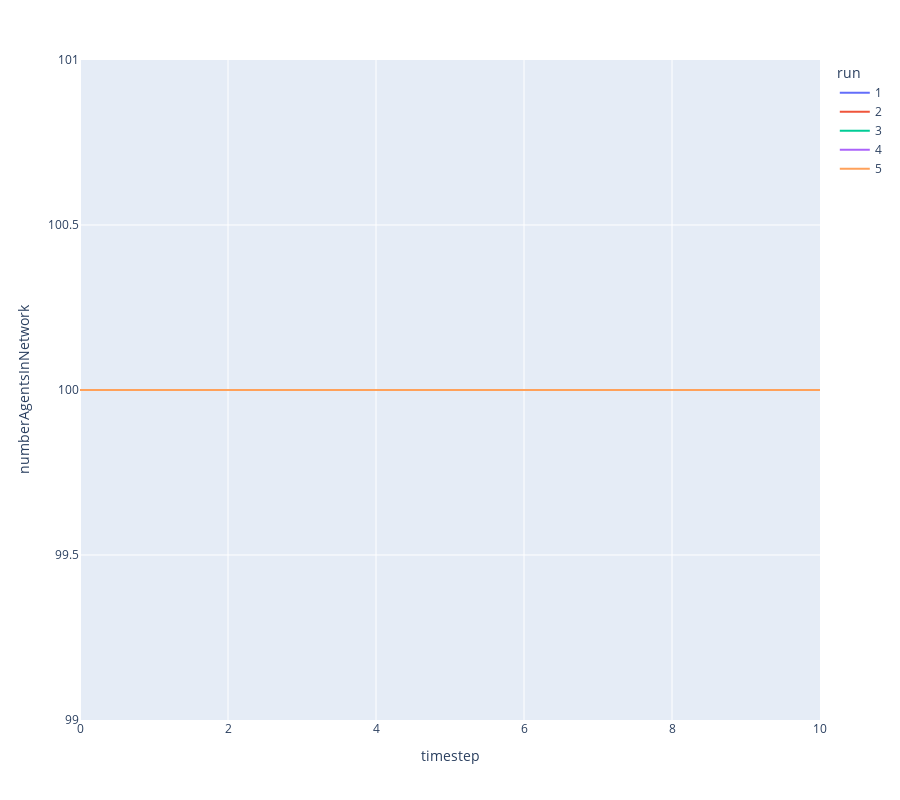

Here is the notebook cell this chart was saved with:
### Code cell
px.line(
    df,
    x='timestep',
    y='numberAgentsInNetwork',
    color='run', 
    height=800,
)

### Figure 1 — Plotly figure (JSON) as saved in the notebook; plotly's stock layout.template omitted (floating-point values rounded to 4 significant figures)
{"data": [{"hovertemplate": "run=1<br>timestep=%{x}<br>numberAgentsInNetwork=%{y}<extra></extra>", "legendgroup": "1", "line": {"color": "#636efa", "dash": "solid"}, "mode": "lines", "name": "1", "orientation": "v", "showlegend": true, "type": "scatter", "x": [0, 1, 1, 2, 2, 3, 3, 4, 4, 5, 5, 6, 6, 7, 7, 8, 8, 9, 9, 10, 10], "xaxis": "x", "y": [100, 100, 100, 100, 100, 100, 100, 100, 100, 100, 100, 100, 100, 100, 100, 100, 100, 100, 100, 100, 100], "yaxis": "y"}, {"hovertemplate": "run=2<br>timestep=%{x}<br>numberAgentsInNetwork=%{y}<extra></extra>", "legendgroup": "2", "line": {"color": "#EF553B", "dash": "solid"}, "mode": "lines", "name": "2", "orientation": "v", "showlegend": true, "type": "scatter", "x": [0, 1, 1, 2, 2, 3, 3, 4, 4, 5, 5, 6, 6, 7, 7, 8, 8, 9, 9, 10, 10], "xaxis": "x", "y": [100, 100, 100, 100, 100, 100, 100, 100, 100, 100, 100, 100, 100, 100, 100, 100, 100, 100, 100, 100, 100], "yaxis": "y"}, {"hovertemplate": "run=3<br>timestep=%{x}<br>numberAgentsInNetwork=%{y}<extra></extra>", "legendgroup": "3", "line": {"color": "#00cc96", "dash": "solid"}, "mode": "lines", "name": "3", "orientation": "v", "showlegend": true, "type": "scatter", "x": [0, 1, 1, 2, 2, 3, 3, 4, 4, 5, 5, 6, 6, 7, 7, 8, 8, 9, 9, 10, 10], "xaxis": "x", "y": [100, 100, 100, 100, 100, 100, 100, 100, 100, 100, 100, 100, 100, 100, 100, 100, 100, 100, 100, 100, 100], "yaxis": "y"}, {"hovertemplate": "run=4<br>timestep=%{x}<br>numberAgentsInNetwork=%{y}<extra></extra>", "legendgroup": "4", "line": {"color": "#ab63fa", "dash": "solid"}, "mode": "lines", "name": "4", "orientation": "v", "showlegend": true, "type": "scatter", "x": [0, 1, 1, 2, 2, 3, 3, 4, 4, 5, 5, 6, 6, 7, 7, 8, 8, 9, 9, 10, 10], "xaxis": "x", "y": [100, 100, 100, 100, 100, 100, 100, 100, 100, 100, 100, 100, 100, 100, 100, 100, 100, 100, 100, 100, 100], "yaxis": "y"}, {"hovertemplate": "run=5<br>timestep=%{x}<br>numberAgentsInNetwork=%{y}<extra></extra>", "legendgroup": "5", "line": {"color": "#FFA15A", "dash": "solid"}, "mode": "lines", "name": "5", "orientation": "v", "showlegend": true, "type": "scatter", "x": [0, 1, 1, 2, 2, 3, 3, 4, 4, 5, 5, 6, 6, 7, 7, 8, 8, 9, 9, 10, 10], "xaxis": "x", "y": [100, 100, 100, 100, 100, 100, 100, 100, 100, 100, 100, 100, 100, 100, 100, 100, 100, 100, 100, 100, 100], "yaxis": "y"}], "layout": {"height": 800, "legend": {"title": {"text": "run"}, "tracegroupgap": 0}, "margin": {"t": 60}, "xaxis": {"anchor": "y", "domain": [0, 1], "title": {"text": "timestep"}}, "yaxis": {"anchor": "x", "domain": [0, 1], "title": {"text": "numberAgentsInNetwork"}}}}
